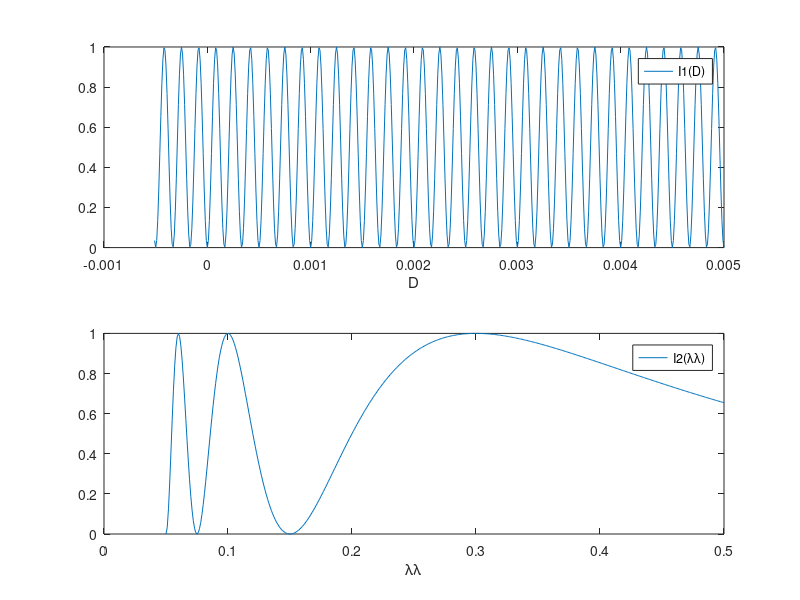

Write the MATLAB code that produced this figure.
% I9PLANS

% Fringes of plane parallel plate produced by two waves

function I9PLANS;
% 1.For normal incidence depending on D
Lamda = 0.0005;
n2 = 1.5;
D = (-0.00051:0.00001:0.005);
I1 = cos((2*pi*D*n2)/Lamda + pi/2).^2;

figure(1);
subplot(2,1,1);
plot(D,I1);
axis([-0.001 0.005 0 1]);
xlabel('D');
legend('I1(D)');

% 2. For normal incidence depending on Lamda

LamdaLamda = (0.05:0.001:0.5);
DD = 0.05;
I2 = cos((2*pi*DD*(n2))./LamdaLamda + pi/2).^2;

subplot(2,1,2);
plot(LamdaLamda,I2);
axis([0 0.5 0 1]);
xlabel('\lambda\lambda');
legend('I2(\lambda\lambda)');
